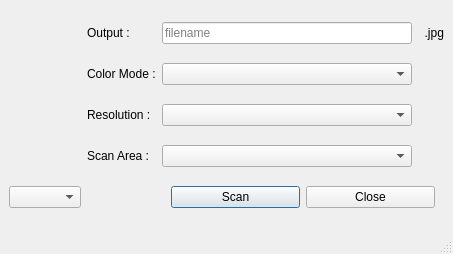
<?xml version="1.0" encoding="UTF-8"?>
<ui version="4.0">
 <class>MainWindow</class>
 <widget class="QMainWindow" name="MainWindow">
  <property name="geometry">
   <rect>
    <x>0</x>
    <y>0</y>
    <width>453</width>
    <height>254</height>
   </rect>
  </property>
  <property name="windowTitle">
   <string>Scan Photo</string>
  </property>
  <widget class="QWidget" name="centralwidget">
   <layout class="QGridLayout" name="gridLayout" columnstretch="0,0,0,0,0">
    <item row="1" column="3">
     <widget class="QComboBox" name="comboColor"/>
    </item>
    <item row="1" column="1">
     <widget class="QLabel" name="label_2">
      <property name="text">
       <string>Color Mode :</string>
      </property>
     </widget>
    </item>
    <item row="2" column="1">
     <widget class="QLabel" name="label_3">
      <property name="text">
       <string>Resolution :</string>
      </property>
     </widget>
    </item>
    <item row="0" column="4">
     <widget class="QLabel" name="labelExt">
      <property name="text">
       <string>  .jpg</string>
      </property>
     </widget>
    </item>
    <item row="3" column="1">
     <widget class="QLabel" name="label_4">
      <property name="text">
       <string>Scan Area :</string>
      </property>
     </widget>
    </item>
    <item row="3" column="3">
     <widget class="QComboBox" name="comboArea"/>
    </item>
    <item row="2" column="3">
     <widget class="QComboBox" name="comboResolution">
      <property name="currentIndex">
       <number>-1</number>
      </property>
     </widget>
    </item>
    <item row="0" column="1">
     <widget class="QLabel" name="label">
      <property name="text">
       <string>Output :</string>
      </property>
     </widget>
    </item>
    <item row="0" column="3">
     <widget class="QLineEdit" name="filenameEdit">
      <property name="placeholderText">
       <string>filename</string>
      </property>
     </widget>
    </item>
    <item row="5" column="3" colspan="2">
     <widget class="QWidget" name="widget" native="true">
      <layout class="QHBoxLayout" name="horizontalLayout">
       <property name="topMargin">
        <number>0</number>
       </property>
       <property name="bottomMargin">
        <number>0</number>
       </property>
       <item>
        <widget class="QPushButton" name="scanBtn">
         <property name="text">
          <string>Scan</string>
         </property>
         <property name="icon">
          <iconset theme="scanner"/>
         </property>
         <property name="default">
          <bool>true</bool>
         </property>
        </widget>
       </item>
       <item>
        <widget class="QPushButton" name="closeBtn">
         <property name="text">
          <string>Close</string>
         </property>
         <property name="shortcut">
          <string>Esc</string>
         </property>
        </widget>
       </item>
      </layout>
     </widget>
    </item>
    <item row="0" column="0" rowspan="4">
     <widget class="QLabel" name="scannerLabel">
      <property name="text">
       <string/>
      </property>
      <property name="pixmap">
       <pixmap resource="../files/resources.qrc">:/scanner.png</pixmap>
      </property>
     </widget>
    </item>
    <item row="5" column="0">
     <widget class="QComboBox" name="comboDevice"/>
    </item>
   </layout>
  </widget>
  <widget class="QStatusBar" name="statusbar"/>
 </widget>
 <resources>
  <include location="../files/resources.qrc"/>
 </resources>
 <connections/>
</ui>
